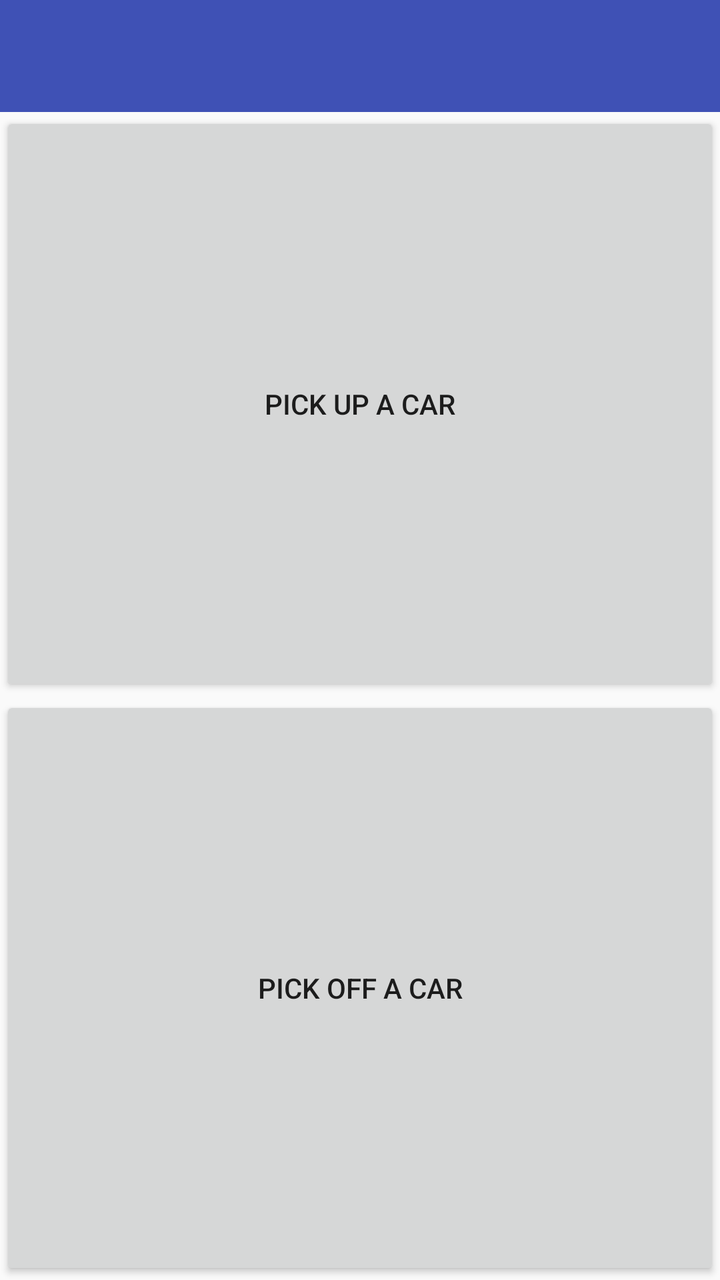
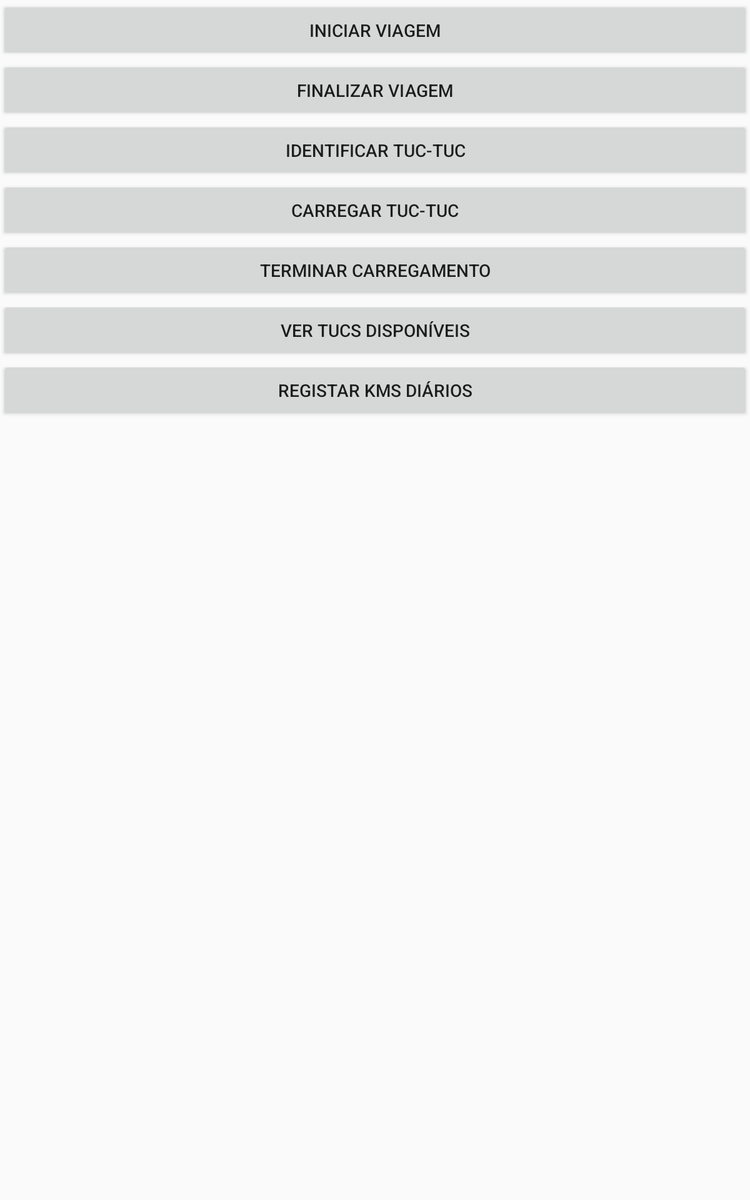

The same Android screen from two of the app's own layout files: first res/layout/ as a phone draws it, then the repository's variant for another configuration, drawn on a device whose configuration selects that folder. Both files follow.
<!-- AndroidManifest.xml: application theme AppTheme -->
<!-- res/layout/activity_start_and_stop_service.xml -->
<?xml version="1.0" encoding="utf-8"?>
<android.support.v4.widget.DrawerLayout xmlns:android="http://schemas.android.com/apk/res/android"
    xmlns:app="http://schemas.android.com/apk/res-auto"
    xmlns:tools="http://schemas.android.com/tools"
    android:id="@+id/drawer_layout"
    android:layout_width="match_parent"
    android:layout_height="match_parent"
    android:fitsSystemWindows="true"
    tools:context=".StartAndStopService">

    <LinearLayout
        android:layout_width="match_parent"
        android:layout_height="match_parent"
        android:orientation="vertical"
        android:weightSum="2">
        
        <include layout="@layout/toolbar" />

    <Button
        android:id="@+id/bPickUpTukxi"
        android:layout_width="match_parent"
        android:layout_height="0dp"
        android:layout_weight="1"
        android:onClick="iniciarServico"
        android:text="Pick up a car" />

    <Button
        android:id="@+id/bPickOffTukxi"
        android:layout_width="match_parent"
        android:layout_height="0dp"
        android:layout_weight="1"
        android:text="Pick off a car"
        android:onClick="pararServico"/>


</LinearLayout>

    <android.support.design.widget.NavigationView
        android:id="@+id/navigation"
        android:layout_width="wrap_content"
        android:layout_height="match_parent"
        android:layout_gravity="start"
        app:menu="@menu/nav_items" />
</android.support.v4.widget.DrawerLayout>
<!-- res/layout/toolbar.xml (included above) -->
<?xml version="1.0" encoding="utf-8"?>
<android.support.v7.widget.Toolbar xmlns:android="http://schemas.android.com/apk/res/android"
    xmlns:app="http://schemas.android.com/apk/res-auto"
    android:id="@+id/toolbar"
    android:layout_width="match_parent"
    android:layout_height="wrap_content"
    android:background="@color/colorPrimary"
    android:theme="@style/ThemeOverlay.AppCompat.Dark"
    app:navigationIcon="@drawable/menu"
    app:titleTextColor="#FFF">
    
</android.support.v7.widget.Toolbar>
<!-- resources referenced by this layout -->
<resources>
  <color name="colorPrimary">#3F51B5</color>
  <style name="AppTheme" parent="Theme.AppCompat.Light.NoActionBar">
          
          <item name="colorPrimary">@color/colorPrimary</item>
          <item name="colorPrimaryDark">@color/colorPrimaryDark</item>
          <item name="colorAccent">@color/colorAccent</item>
          <item name="colorControlNormal">@color/grey</item>
          <item name="colorControlActivated">@color/grey</item>
          <item name="colorControlHighlight">@color/grey</item>
      </style>
  <color name="colorPrimaryDark">#303F9F</color>
  <color name="colorAccent">#FF4081</color>
  <color name="grey">#777</color>
</resources>
<!-- res/layout-large/activity_start_and_stop_service.xml (the repository's variant of the layout above) -->
<!-- drawn on a 7-inch tablet held upright -->
<?xml version="1.0" encoding="utf-8"?>
<LinearLayout xmlns:android="http://schemas.android.com/apk/res/android"
    xmlns:app="http://schemas.android.com/apk/res-auto"
    xmlns:tools="http://schemas.android.com/tools"
    android:layout_width="match_parent"
    android:layout_height="match_parent"
    android:orientation="vertical"
    tools:context="com.example.luis.smartcharging.StartAndStopService">

    <Button
        android:id="@+id/bIniciarViagem"
        android:layout_width="match_parent"
        android:layout_height="wrap_content"
        android:onClick="iniciarServico"
        android:text="Iniciar Viagem" />

    <Button
        android:id="@+id/bPararViagem"
        android:layout_width="match_parent"
        android:layout_height="wrap_content"
        android:text="Finalizar Viagem"
        android:onClick="pararServico"/>

    <Button
        android:id="@+id/bIdentificarCarro"
        android:layout_width="match_parent"
        android:layout_height="wrap_content"
        android:text="Identificar Tuc-Tuc"
        android:onClick="qrCode"/>

    <Button
        android:id="@+id/bCarregar"
        android:layout_width="match_parent"
        android:layout_height="wrap_content"
        android:text="Carregar Tuc-Tuc"
        android:onClick="iniciarCarregamento"/>

    <Button
        android:id="@+id/bAcabarCarregar"
        android:layout_width="match_parent"
        android:layout_height="wrap_content"
        android:text="Terminar carregamento"
        android:onClick="terminarCarregar"/>
    <Button
        android:id="@+id/bTucsDisponiveis"
        android:layout_width="match_parent"
        android:layout_height="wrap_content"
        android:text="Ver tucs disponíveis"
        android:onClick="verTucsDisp"/>

    <Button
        android:id="@+id/bRegKmsDiarios"
        android:layout_width="match_parent"
        android:layout_height="wrap_content"
        android:text="Registar Kms Diários"
        android:onClick="guardaKmsDiários"/>

</LinearLayout>
<!-- resources referenced by the variant -->
<!-- as a 7-inch tablet held upright resolves them -->
<resources>
  <style name="AppTheme" parent="Theme.AppCompat.Light.NoActionBar">
          
          <item name="colorPrimary">@color/colorPrimary</item>
          <item name="colorPrimaryDark">@color/colorPrimaryDark</item>
          <item name="colorAccent">@color/colorAccent</item>
          <item name="colorControlNormal">@color/grey</item>
          <item name="colorControlActivated">@color/grey</item>
          <item name="colorControlHighlight">@color/grey</item>
      </style>
  <color name="colorPrimary">#3F51B5</color>
  <color name="colorPrimaryDark">#303F9F</color>
  <color name="colorAccent">#FF4081</color>
  <color name="grey">#777</color>
</resources>
